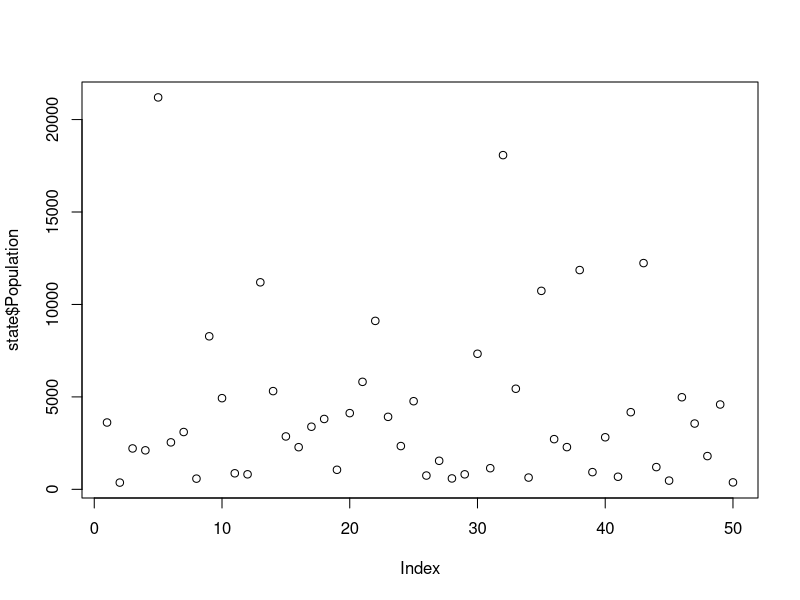
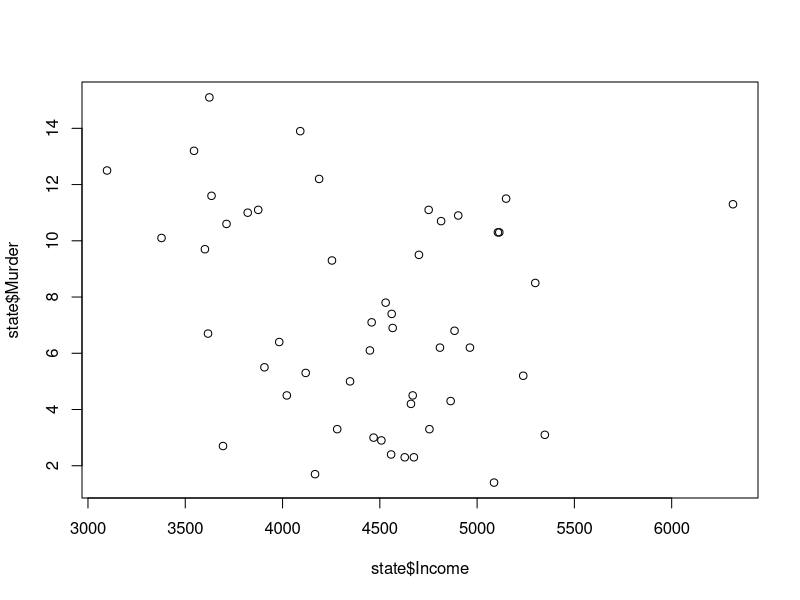
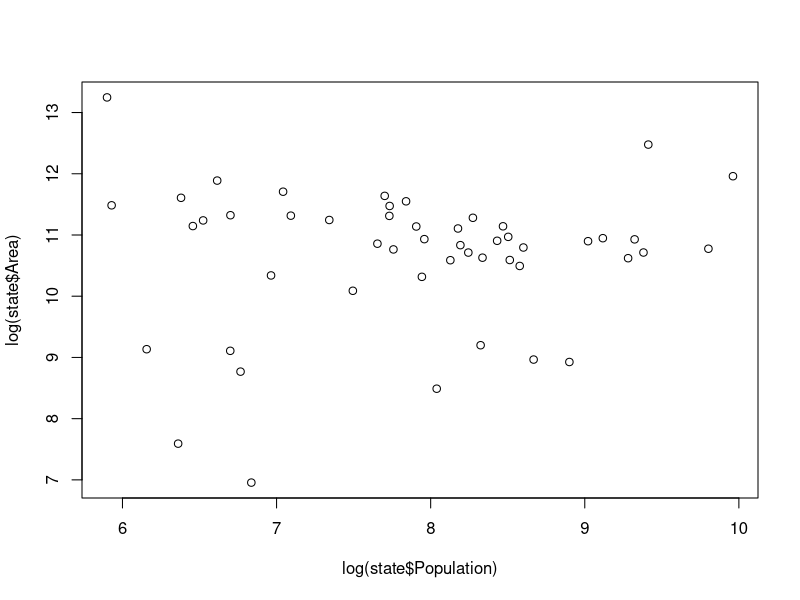
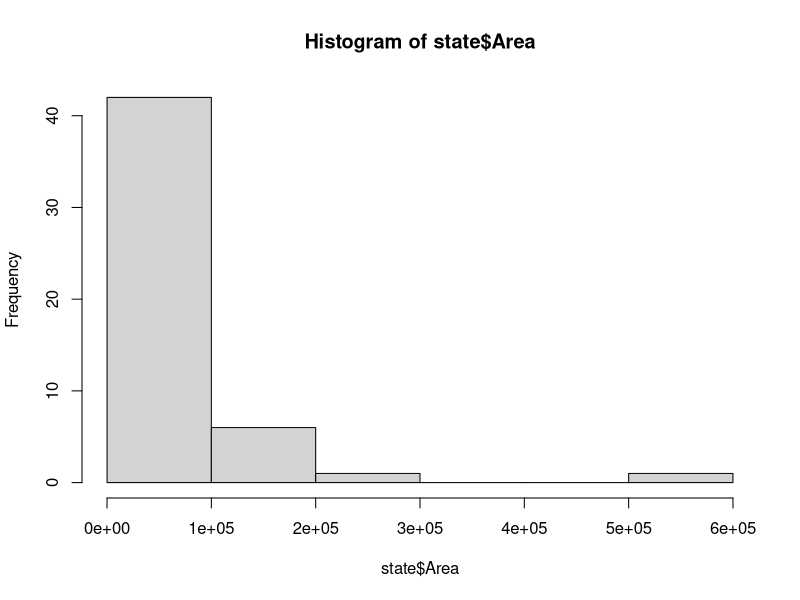
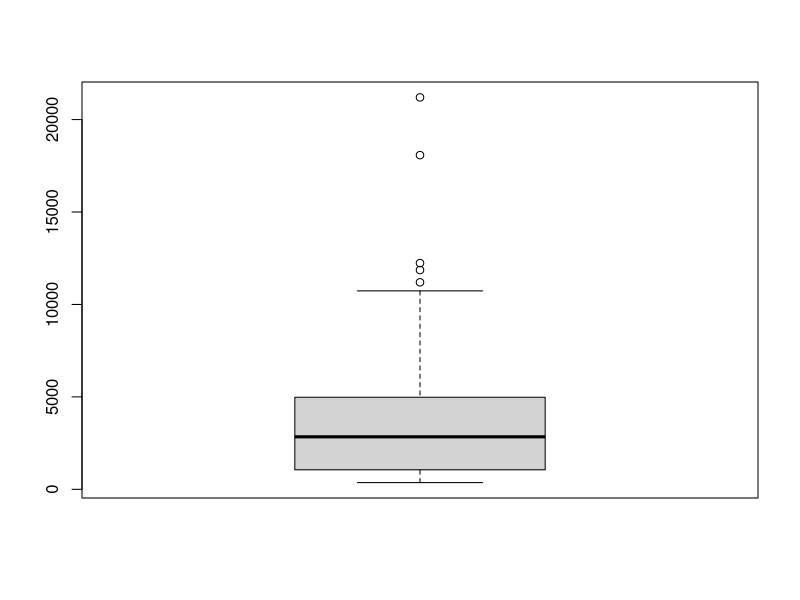
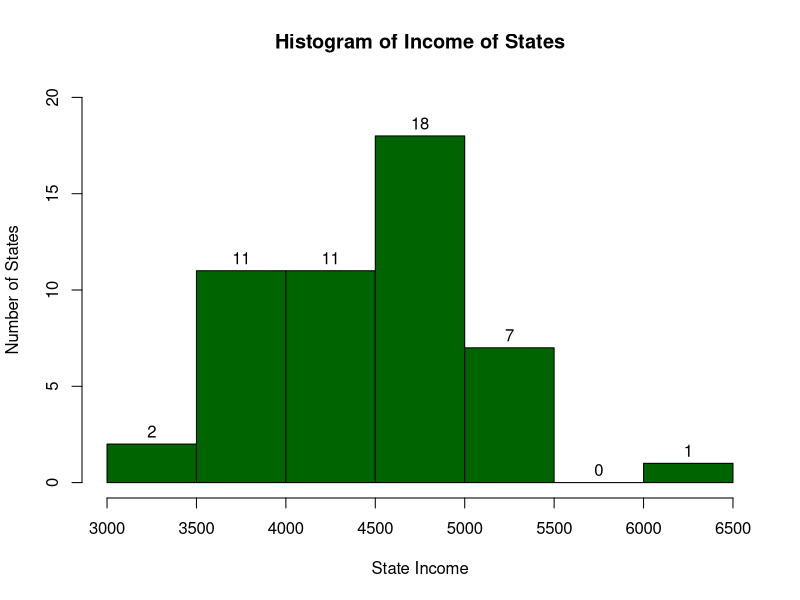
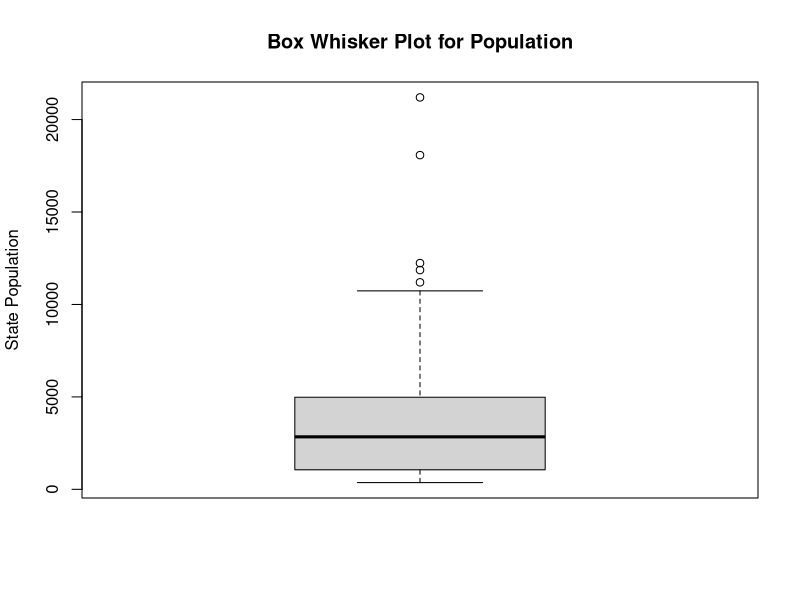

Write R code to recreate these figures, in order. (Note: this script raises an error after producing the figures.)
# ************************************************************************************************************************
# Jigsaw Big Data Assignment
# Class 11 - Data Visualization
# ************************************************************************************************************************

# as per the study instructions, we will use the datasets library
library(datasets)
state <- data.frame(state.x77)

# 1. Try the commands and explain what you see

plot(state$Population)
# The above is a scatter plot for the population variable from the state dataset. It plots population on the Y-axis and 
# number(frequency) on the x-axis. For example - there are less than 10 states in the whole dataset having population 
# 20,000 and above

plot(state$Income, state$Murder)
# The above is again a scatter plot, but this time tying to depict, relationship between Income and Murder rate.
# Income is plotted on the x-axis and Murder rate on the Y-axis. We can see from the plots, that murder rates are highest on the
# lower income states - For example between the income range of 3500 - 4500, murder rates are very high

plot(log(state$Population), log(state$Area))
# The above is a scatter plot, depicting the log of State Population and log of State Area. The plot shows the relationship to be approximately flat.
# For the same log(state$Area), some states are more populated than others.. Some states are more congested than others, even if they are of same area.

# 2. Try and commands and explain what you see
hist(state$Area)
# Histogram - Frequency distribution of the area of the states. In the dataset, majority of the states have low land area. Only a very few have land area
# higher than 560,000. Positively skewed distribution with high kurtosis.

boxplot(state$Population)
# The above is a Box Whisker plot for the Population variable of the state data set. The State(s) haviing population equal to 20,000 and greater are excluded
# and shown as outliers. 95% of the states falls between the population of 1000 - 12,000 and that is what is being depicted as minimum and maximum by the
# whiskers. The median value from the plot ios approximately at 3000.

# 3. Draw a histogram for the income variable present in the state dataset, with appropriate labels, axes and titles. What R code would you write for this
# task?

hist = hist(state$Income, xlab = "State Income", ylab = "Number of States", col = "dark green", main = "Histogram of Income of States", labels = TRUE, ylim = c(0, 20))
# Shows maximum number of states falls within the income range of 4500 - 5000, with only 1 state with a very high income range

boxplot(state$Population, main = "Box Whisker Plot for Population", ylab = "State Population")
stem(state$Population)
# The above is a box-whisker plot for the population variable of the state data set. The State(s) having population equal to 20,000 and greater are excluded
# and shown as outliers. 95% of the states falls between the population of 1000 - 12000 and that is what is being depicted as minimum and maximum by the whiskers.
# The Median value of the plot is approximately 12000
# Minimum Value of State Population
min(state$Population)
# Maximum value of the State Population
max(state$Population) # However this value is treated as an outlier in the boxplot

# How to use SQL Statement within R using a separate library
library(sqldf)
test <- read.csv.sql("//Volumes/Data/CodeMagic/Data Files/NYSE_Stocks.txt", 
                     sql = "SELECT * FROM file WHERE V2 = 'ASP' AND V4 < 12.00",eol = "\n", header = FALSE, sep = ",")
head(test)
